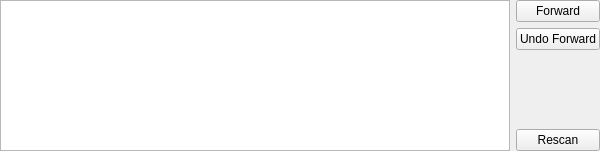
<ui version="4.0" >
 <class>UPnPWidget</class>
 <widget class="QWidget" name="UPnPWidget" >
  <property name="geometry" >
   <rect>
    <x>0</x>
    <y>0</y>
    <width>600</width>
    <height>151</height>
   </rect>
  </property>
  <property name="windowTitle" >
   <string>UPnP</string>
  </property>
  <layout class="QHBoxLayout" name="horizontalLayout" >
   <property name="margin" >
    <number>0</number>
   </property>
   <item>
    <widget class="QTreeView" name="m_devices" />
   </item>
   <item>
    <layout class="QVBoxLayout" name="verticalLayout" >
     <item>
      <widget class="QPushButton" name="m_forward" >
       <property name="text" >
        <string>Forward</string>
       </property>
      </widget>
     </item>
     <item>
      <widget class="QPushButton" name="m_undo_forward" >
       <property name="text" >
        <string>Undo Forward</string>
       </property>
      </widget>
     </item>
     <item>
      <spacer name="verticalSpacer" >
       <property name="orientation" >
        <enum>Qt::Vertical</enum>
       </property>
       <property name="sizeHint" stdset="0" >
        <size>
         <width>20</width>
         <height>40</height>
        </size>
       </property>
      </spacer>
     </item>
     <item>
      <widget class="QPushButton" name="m_rescan" >
       <property name="text" >
        <string>Rescan</string>
       </property>
      </widget>
     </item>
    </layout>
   </item>
  </layout>
 </widget>
 <layoutdefault spacing="6" margin="11" />
 <pixmapfunction>qPixmapFromMimeSource</pixmapfunction>
 <resources/>
 <connections/>
</ui>
